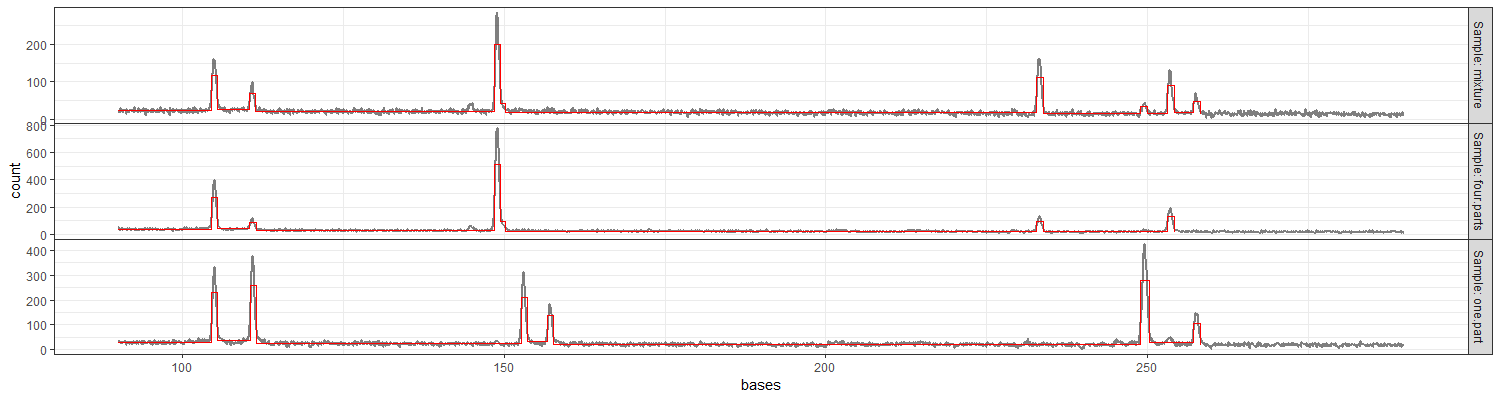

Here is the R script that generated this plot:
source("packages.R")
file.vec <- c(
  mixture="data/PROVEDIt_2-5-Person Profiles_3130 5sec_IDPlus28cycles/5sec/RD14-0003(040416LEA_5sec)/A03_RD14-0003-40_41-1;4-M4a-0.075IP-Q0.6_001.5sec.fsa",
  one.part="data/PROVEDIt_1-Person Profiles_3130 20sec_IDPlus28cycles/20 sec/RD14-0003(022916LEA_20sec)/A06_RD14-0003-40d3a-0.0625IP-Q1.1_001.20sec.fsa",
  four.parts="data/PROVEDIt_1-Person Profiles_3130 20sec_IDPlus28cycles/20 sec/RD14-0003(030216LEA_20sec)/E01_RD14-0003-41d3a-0.0625IP-Q1.0_001.20sec.fsa")

ladder.vec <- Sys.glob(file.path(dirname(file.vec), "*Ladder*"))

fsa2dt <- function(mix.fsa){
  mix.fsa.data <- seqinr::read.abif(mix.fsa)
  l.vec <- sapply(mix.fsa.data$Data, length)
  channel.names <- names(l.vec)[l.vec==max(l.vec)]
  channel.dt.list <- list()
  for(channel in channel.names){
    RFU <- mix.fsa.data$Data[[channel]]
    channel.dt.list[[channel]] <- data.table(
      channel=as.integer(sub(".*[.]", "", channel)),
      Time=seq_along(RFU), RFU)
  }
  do.call(rbind, channel.dt.list)
}

one.pair.channels.list <- list()
for(file.i in seq_along(file.vec)){
  fsa <- file.vec[[file.i]]
  channels <- fsa2dt(fsa)
  one.pair.channels.list[[file.i]] <- data.table(
    sample=names(file.vec)[[file.i]], channels)
}
one.pair.channels <- do.call(rbind, one.pair.channels.list)

ip.sizes <- c(
  ##20, 40,
  ##60,
  80, 100,
  114, 120, 140, 160, 180, 200, 214, 220, 240, 250, 260, 280, 300, 314,
  320, 340, 360, 380, 400, 414, 420, 440, 460, 480, 500, 514, 520, 540,
  560, 580, 600)
(n.peaks <- length(ip.sizes))

one.pair.mid.time <- one.pair.channels[2500<Time & Time<9000]
gg <- ggplot()+
  theme_bw()+
  theme(panel.spacing=grid::unit(0, "lines"))+
  facet_wrap(
    channel ~ sample,
    scales="free",
    labeller=label_both, ncol=3)+
  geom_line(aes(
    Time, RFU),
    data=one.pair.mid.time)
print(gg)

pdir <- "figure-one-pair-models-data"
if(FALSE){
  unlink(pdir, recursive=TRUE)
}
standard.after <- one.pair.mid.time[channel==105]
fit.dt <- standard.after[, {
  non.neg <- RFU-min(RFU)
  rle.list <- rle(non.neg)
  edge.dt <- data.table(
    Time=cumsum(c(Time[1]-1L, rle.list$lengths)))
  coverage.dt <- edge.dt[, data.table(
    chrom = "chrUnknown",
    chromStart = Time[-.N],
    chromEnd = Time[-1],
    count = rle.list$values)]
  sdir <- file.path(pdir, sample)
  dir.create(sdir, showWarnings=FALSE, recursive=TRUE)
  coverage.bedGraph <- file.path(sdir, "coverage.bedGraph")
  PeakSegDisk::writeBedGraph(coverage.dt, coverage.bedGraph)
  fit <- PeakSegDisk::sequentialSearch_dir(sdir, n.peaks)
  data.table(
    fit$loss,
    segs=list(fit$segments),
    others=list(fit$others),
    rfu=list(data.table(Time, RFU, Time0=Time)))
}, by=sample]

max.dt <- fit.dt[, {
  peak.dt <- segs[[1]][status=="peak"][order(chromStart), .(
    mean,
    peakStart=chromStart+0.5,
    peakEnd=chromEnd+0.5,
    bases=ip.sizes)]
  setkey(peak.dt, peakStart, peakEnd)
  rfu.dt <- rfu[[1]]
  setkey(rfu.dt, Time, Time0)
  rfu.in.peaks <- foverlaps(rfu.dt, peak.dt, nomatch=0L)
  rfu.in.peaks[, .SD[which.max(RFU)], by=bases]
}, by=sample]

one.pair.channels[, bases := {
  samp.max <- max.dt[sample, on="sample"]
  approx(samp.max$Time, samp.max$bases, Time)$y
}, by=sample]

min.bases <- 90
max.bases <- 370
bases.dt <- data.table(base=min.bases:max.bases)
one.pair.middle <- one.pair.channels[min.bases<bases & bases<max.bases]
gg <- ggplot()+
  theme_bw()+
  theme(panel.spacing=grid::unit(0, "lines"))+
  facet_wrap(
    channel ~ sample,
    scales="free",
    labeller=label_both, ncol=3)+
  geom_line(aes(
    bases, RFU),
    data=one.pair.middle)
print(gg)

one.pair.middle[, relative.height := (
  RFU-mean(RFU[bases>350]))/max(RFU), by=.(channel, sample)]
sample.colors <- c(
  mixture="black",
  ## one.part="#A6CEE3", #blues
  ## four.parts="#1F78B4",
  ## one.part="#B2DF8A", #green
  ## four.parts="#33A02C",
  one.part="#FB9A99", #red
  four.parts="#E31A1C",
  "#FDBF6F", "#FF7F00", "#CAB2D6", "#6A3D9A", "#FFFF99", "#B15928")
gg <- ggplot()+
  theme_bw()+
  theme(panel.spacing=grid::unit(0, "lines"))+
  facet_grid(channel ~ ., labeller=label_both)+
  scale_color_manual(values=sample.colors)+
  geom_line(aes(
    bases, relative.height, color=sample),
    size=1, alpha=0.5,
    data=one.pair.middle)+
  scale_y_continuous(breaks=seq(0,1, by=0.2))
print(gg)

gg <- ggplot()+
  theme_bw()+
  theme(panel.spacing=grid::unit(0, "lines"))+
  geom_vline(aes(
    xintercept=base),
    color="grey",
    data=bases.dt)+
  facet_grid(channel ~ ., labeller=label_both)+
  scale_color_manual(values=sample.colors)+
  geom_point(aes(
    bases, RFU, color=sample),
    size=1, alpha=0.5,
    data=one.pair.middle)
print(gg)

one.pair.middle[, milli.bases := as.integer(bases*1000)]
one.pair.middle[, diff.prev := c(NA, diff(milli.bases)), by=.(sample, channel)]
one.pair.middle[, offset := as.integer(
  c(diff.prev[2], diff.prev[-1])/2), by=.(sample, channel)]
one.pair.middle[, chromStart := milli.bases-offset]
one.pair.middle[, chromEnd := c(
  chromStart[-1], milli.bases[.N]+offset[.N]), by=.(sample, channel)]
one.pair.middle[, count := RFU-min(RFU), by=.(sample, channel)]
ggplot()+
  geom_point(aes(
    bases, (chromEnd+chromStart)/2000),
    data=one.pair.middle)+
  coord_equal()

gg <- ggplot()+
  theme_bw()+
  theme(panel.spacing=grid::unit(0, "lines"))+
  facet_grid(channel ~ ., labeller=label_both, scales="free")+
  scale_color_manual(values=sample.colors)+
  geom_step(aes(
    chromStart, count, color=sample),
    size=1, alpha=0.5,
    data=one.pair.middle)+
  coord_cartesian(ylim=c(0,100))
print(gg)

one.channel <- one.pair.middle[channel==4 & bases<290]
one.channel[, Sample := factor(sample, c("mixture", "four.parts", "one.part"))]
gg <- ggplot()+
  theme_bw()+
  theme(panel.spacing=grid::unit(0, "lines"))+
  facet_grid(Sample ~ ., labeller=label_both, scales="free")+
  geom_line(aes(
    bases, count),
    size=1, alpha=0.5,
    data=one.channel)
print(gg)

one.channel.segs <- one.channel[, {
  coverage.dt <- data.table(
    chrom = "chrUnknown",
    chromStart,
    chromEnd,
    count)
  sdir <- file.path(pdir, "one.channel", Sample)
  dir.create(sdir, showWarnings=FALSE, recursive=TRUE)
  coverage.bedGraph <- file.path(sdir, "coverage.bedGraph")
  PeakSegDisk::writeBedGraph(coverage.dt, coverage.bedGraph)
  n.peaks.vec <- c(
    one.part=6,
    four.parts=6,
    mixture=8)
  fit <- PeakSegDisk::sequentialSearch_dir(
    sdir, as.integer(n.peaks.vec[[paste(Sample)]]))
  fit$segments
}, by=Sample]

gg <- ggplot()+
  theme_bw()+
  theme(panel.spacing=grid::unit(0, "lines"))+
  facet_grid(Sample ~ ., labeller=label_both, scales="free")+
  geom_step(aes(
    chromStart/1000, count),
    size=1, alpha=0.5,
    data=one.channel)+
  geom_step(aes(
    chromStart/1000, mean),
    color="red",
    data=one.channel.segs)+
  xlab("bases")
png("figure-one-pair-models.png", w=15, h=4, units="in", res=100)
print(gg)
dev.off()

